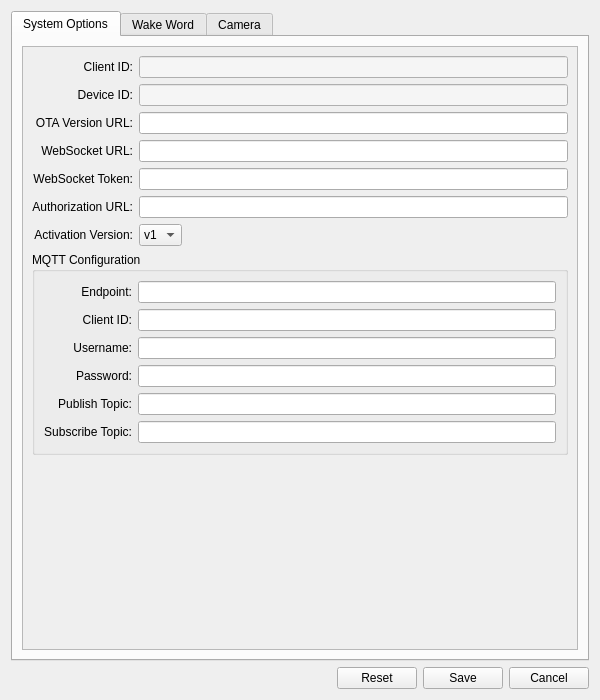
<?xml version="1.0" encoding="UTF-8"?>
<ui version="4.0">
 <class>SettingsWindow</class>
 <widget class="QDialog" name="SettingsWindow">
  <property name="geometry">
   <rect>
    <x>0</x>
    <y>0</y>
    <width>600</width>
    <height>700</height>
   </rect>
  </property>
  <property name="windowTitle">
   <string>Settings</string>
  </property>
  <property name="modal">
   <bool>true</bool>
  </property>
  <layout class="QVBoxLayout" name="verticalLayout">
   <item>
    <widget class="QTabWidget" name="tabWidget">
     <property name="currentIndex">
      <number>0</number>
     </property>
     <widget class="QWidget" name="system_tab">
      <attribute name="title">
       <string>System Options</string>
      </attribute>
      <layout class="QVBoxLayout" name="system_layout">
       <item>
        <widget class="QScrollArea" name="system_scroll">
         <property name="widgetResizable">
          <bool>true</bool>
         </property>
         <widget class="QWidget" name="system_content">
          <property name="geometry">
           <rect>
            <x>0</x>
            <y>0</y>
            <width>574</width>
            <height>474</height>
           </rect>
          </property>
          <layout class="QFormLayout" name="system_form">
           <property name="labelAlignment">
            <set>Qt::AlignRight|Qt::AlignVCenter</set>
           </property>
           <property name="fieldGrowthPolicy">
            <enum>QFormLayout::ExpandingFieldsGrow</enum>
           </property>
           <item row="0" column="0">
            <widget class="QLabel" name="client_id_label">
             <property name="text">
              <string>Client ID:</string>
             </property>
             <property name="alignment">
              <set>Qt::AlignRight|Qt::AlignVCenter</set>
             </property>
            </widget>
           </item>
           <item row="0" column="1">
            <widget class="QLineEdit" name="client_id_edit">
             <property name="readOnly">
              <bool>true</bool>
             </property>
             <property name="styleSheet">
              <string>background-color: #f5f5f5;</string>
             </property>
            </widget>
           </item>
           <item row="1" column="0">
            <widget class="QLabel" name="device_id_label">
             <property name="text">
              <string>Device ID:</string>
             </property>
             <property name="alignment">
              <set>Qt::AlignRight|Qt::AlignVCenter</set>
             </property>
            </widget>
           </item>
           <item row="1" column="1">
            <widget class="QLineEdit" name="device_id_edit">
             <property name="readOnly">
              <bool>true</bool>
             </property>
             <property name="styleSheet">
              <string>background-color: #f5f5f5;</string>
             </property>
            </widget>
           </item>
           <item row="2" column="0">
            <widget class="QLabel" name="ota_url_label">
             <property name="text">
              <string>OTA Version URL:</string>
             </property>
             <property name="alignment">
              <set>Qt::AlignRight|Qt::AlignVCenter</set>
             </property>
            </widget>
           </item>
           <item row="2" column="1">
            <widget class="QLineEdit" name="ota_url_edit"/>
           </item>
           <item row="3" column="0">
            <widget class="QLabel" name="websocket_url_label">
             <property name="text">
              <string>WebSocket URL:</string>
             </property>
             <property name="alignment">
              <set>Qt::AlignRight|Qt::AlignVCenter</set>
             </property>
            </widget>
           </item>
           <item row="3" column="1">
            <widget class="QLineEdit" name="websocket_url_edit"/>
           </item>
           <item row="4" column="0">
            <widget class="QLabel" name="websocket_token_label">
             <property name="text">
              <string>WebSocket Token:</string>
             </property>
             <property name="alignment">
              <set>Qt::AlignRight|Qt::AlignVCenter</set>
             </property>
            </widget>
           </item>
           <item row="4" column="1">
            <widget class="QLineEdit" name="websocket_token_edit"/>
           </item>
           <item row="5" column="0">
            <widget class="QLabel" name="authorization_url_label">
             <property name="text">
              <string>Authorization URL:</string>
             </property>
             <property name="alignment">
              <set>Qt::AlignRight|Qt::AlignVCenter</set>
             </property>
            </widget>
           </item>
           <item row="5" column="1">
            <widget class="QLineEdit" name="authorization_url_edit"/>
           </item>
           <item row="6" column="0">
            <widget class="QLabel" name="activation_version_label">
             <property name="text">
              <string>Activation Version:</string>
             </property>
             <property name="alignment">
              <set>Qt::AlignRight|Qt::AlignVCenter</set>
             </property>
            </widget>
           </item>
           <item row="6" column="1">
            <widget class="QComboBox" name="activation_version_combo">
             <item>
              <property name="text">
               <string>v1</string>
              </property>
             </item>
             <item>
              <property name="text">
               <string>v2</string>
              </property>
             </item>
            </widget>
           </item>
           <item row="7" column="0" colspan="2">
            <widget class="QGroupBox" name="mqtt_group">
             <property name="title">
              <string>MQTT Configuration</string>
             </property>
             <layout class="QFormLayout" name="mqtt_form">
              <property name="labelAlignment">
               <set>Qt::AlignRight|Qt::AlignVCenter</set>
              </property>
              <property name="fieldGrowthPolicy">
               <enum>QFormLayout::ExpandingFieldsGrow</enum>
              </property>
              <item row="0" column="0">
               <widget class="QLabel" name="mqtt_endpoint_label">
                <property name="text">
                 <string>Endpoint:</string>
                </property>
                <property name="alignment">
                 <set>Qt::AlignRight|Qt::AlignVCenter</set>
                </property>
               </widget>
              </item>
              <item row="0" column="1">
               <widget class="QLineEdit" name="mqtt_endpoint_edit"/>
              </item>
              <item row="1" column="0">
               <widget class="QLabel" name="mqtt_client_id_label">
                <property name="text">
                 <string>Client ID:</string>
                </property>
                <property name="alignment">
                 <set>Qt::AlignRight|Qt::AlignVCenter</set>
                </property>
               </widget>
              </item>
              <item row="1" column="1">
               <widget class="QLineEdit" name="mqtt_client_id_edit"/>
              </item>
              <item row="2" column="0">
               <widget class="QLabel" name="mqtt_username_label">
                <property name="text">
                 <string>Username:</string>
                </property>
                <property name="alignment">
                 <set>Qt::AlignRight|Qt::AlignVCenter</set>
                </property>
               </widget>
              </item>
              <item row="2" column="1">
               <widget class="QLineEdit" name="mqtt_username_edit"/>
              </item>
              <item row="3" column="0">
               <widget class="QLabel" name="mqtt_password_label">
                <property name="text">
                 <string>Password:</string>
                </property>
                <property name="alignment">
                 <set>Qt::AlignRight|Qt::AlignVCenter</set>
                </property>
               </widget>
              </item>
              <item row="3" column="1">
               <widget class="QLineEdit" name="mqtt_password_edit">
                <property name="echoMode">
                 <enum>QLineEdit::Password</enum>
                </property>
               </widget>
              </item>
              <item row="4" column="0">
               <widget class="QLabel" name="mqtt_publish_topic_label">
                <property name="text">
                 <string>Publish Topic:</string>
                </property>
                <property name="alignment">
                 <set>Qt::AlignRight|Qt::AlignVCenter</set>
                </property>
               </widget>
              </item>
              <item row="4" column="1">
               <widget class="QLineEdit" name="mqtt_publish_topic_edit"/>
              </item>
              <item row="5" column="0">
               <widget class="QLabel" name="mqtt_subscribe_topic_label">
                <property name="text">
                 <string>Subscribe Topic:</string>
                </property>
                <property name="alignment">
                 <set>Qt::AlignRight|Qt::AlignVCenter</set>
                </property>
               </widget>
              </item>
              <item row="5" column="1">
               <widget class="QLineEdit" name="mqtt_subscribe_topic_edit"/>
              </item>
             </layout>
            </widget>
           </item>
          </layout>
         </widget>
        </widget>
       </item>
      </layout>
     </widget>
     <widget class="QWidget" name="wake_word_tab">
      <attribute name="title">
       <string>Wake Word</string>
      </attribute>
      <layout class="QVBoxLayout" name="wake_word_layout">
       <item>
        <widget class="QScrollArea" name="wake_word_scroll">
         <property name="widgetResizable">
          <bool>true</bool>
         </property>
         <widget class="QWidget" name="wake_word_content">
          <property name="geometry">
           <rect>
            <x>0</x>
            <y>0</y>
            <width>574</width>
            <height>262</height>
           </rect>
          </property>
          <layout class="QFormLayout" name="wake_word_form">
           <property name="labelAlignment">
            <set>Qt::AlignRight|Qt::AlignVCenter</set>
           </property>
           <property name="fieldGrowthPolicy">
            <enum>QFormLayout::ExpandingFieldsGrow</enum>
           </property>
           <item row="0" column="0">
            <widget class="QLabel" name="use_wake_word_label">
             <property name="text">
              <string>Enable Wake Word:</string>
             </property>
             <property name="alignment">
              <set>Qt::AlignRight|Qt::AlignVCenter</set>
             </property>
            </widget>
           </item>
           <item row="0" column="1">
            <widget class="QCheckBox" name="use_wake_word_check"/>
           </item>
           <item row="1" column="0">
            <widget class="QLabel" name="model_path_label">
             <property name="text">
              <string>Model Path:</string>
             </property>
             <property name="alignment">
              <set>Qt::AlignRight|Qt::AlignVCenter</set>
             </property>
            </widget>
           </item>
           <item row="1" column="1">
            <layout class="QHBoxLayout" name="model_path_layout">
             <item>
              <widget class="QLineEdit" name="model_path_edit"/>
             </item>
             <item>
              <widget class="QPushButton" name="model_path_btn">
               <property name="text">
                <string>Browse</string>
               </property>
              </widget>
             </item>
            </layout>
           </item>
           <item row="2" column="0">
            <widget class="QLabel" name="wake_words_label">
             <property name="text">
              <string>Wake Word List:</string>
             </property>
             <property name="alignment">
              <set>Qt::AlignRight|Qt::AlignTop</set>
             </property>
            </widget>
           </item>
           <item row="2" column="1">
            <layout class="QVBoxLayout" name="wake_words_layout">
             <item>
              <widget class="QTextEdit" name="wake_words_edit">
               <property name="maximumSize">
                <size>
                 <width>16777215</width>
                 <height>100</height>
                </size>
               </property>
               <property name="placeholderText">
                <string>One wake word per line</string>
               </property>
              </widget>
             </item>
             <item>
              <widget class="QLabel" name="wake_words_hint">
               <property name="text">
                <string>Hint: Enter one wake word per line, such as "Xiaozhi", "Xiaomei"</string>
               </property>
               <property name="styleSheet">
                <string>color: #666; font-size: 11px;</string>
               </property>
              </widget>
             </item>
            </layout>
           </item>
          </layout>
         </widget>
        </widget>
       </item>
      </layout>
     </widget>
     <widget class="QWidget" name="camera_tab">
      <attribute name="title">
       <string>Camera</string>
      </attribute>
      <layout class="QVBoxLayout" name="camera_layout">
       <item>
        <widget class="QScrollArea" name="camera_scroll">
         <property name="widgetResizable">
          <bool>true</bool>
         </property>
         <widget class="QWidget" name="camera_content">
          <property name="geometry">
           <rect>
            <x>0</x>
            <y>0</y>
            <width>574</width>
            <height>345</height>
           </rect>
          </property>
          <layout class="QFormLayout" name="camera_form">
           <property name="labelAlignment">
            <set>Qt::AlignRight|Qt::AlignVCenter</set>
           </property>
           <property name="fieldGrowthPolicy">
            <enum>QFormLayout::ExpandingFieldsGrow</enum>
           </property>
           <item row="0" column="0">
            <widget class="QLabel" name="camera_index_label">
             <property name="text">
              <string>Camera Index:</string>
             </property>
             <property name="alignment">
              <set>Qt::AlignRight|Qt::AlignVCenter</set>
             </property>
            </widget>
           </item>
           <item row="0" column="1">
            <widget class="QSpinBox" name="camera_index_spin">
             <property name="minimum">
              <number>0</number>
             </property>
             <property name="maximum">
              <number>10</number>
             </property>
            </widget>
           </item>
           <item row="1" column="0">
            <widget class="QLabel" name="frame_width_label">
             <property name="text">
              <string>Frame Width:</string>
             </property>
             <property name="alignment">
              <set>Qt::AlignRight|Qt::AlignVCenter</set>
             </property>
            </widget>
           </item>
           <item row="1" column="1">
            <widget class="QSpinBox" name="frame_width_spin">
             <property name="minimum">
              <number>320</number>
             </property>
             <property name="maximum">
              <number>1920</number>
             </property>
             <property name="singleStep">
              <number>10</number>
             </property>
             <property name="value">
              <number>640</number>
             </property>
            </widget>
           </item>
           <item row="2" column="0">
            <widget class="QLabel" name="frame_height_label">
             <property name="text">
              <string>Frame Height:</string>
             </property>
             <property name="alignment">
              <set>Qt::AlignRight|Qt::AlignVCenter</set>
             </property>
            </widget>
           </item>
           <item row="2" column="1">
            <widget class="QSpinBox" name="frame_height_spin">
             <property name="minimum">
              <number>240</number>
             </property>
             <property name="maximum">
              <number>1080</number>
             </property>
             <property name="singleStep">
              <number>10</number>
             </property>
             <property name="value">
              <number>480</number>
             </property>
            </widget>
           </item>
           <item row="3" column="0">
            <widget class="QLabel" name="fps_label">
             <property name="text">
              <string>FPS:</string>
             </property>
             <property name="alignment">
              <set>Qt::AlignRight|Qt::AlignVCenter</set>
             </property>
            </widget>
           </item>
           <item row="3" column="1">
            <widget class="QSpinBox" name="fps_spin">
             <property name="minimum">
              <number>1</number>
             </property>
             <property name="maximum">
              <number>60</number>
             </property>
             <property name="value">
              <number>30</number>
             </property>
            </widget>
           </item>
           <item row="4" column="0">
            <widget class="QLabel" name="local_vl_url_label">
             <property name="text">
              <string>Local VL URL:</string>
             </property>
             <property name="alignment">
              <set>Qt::AlignRight|Qt::AlignVCenter</set>
             </property>
            </widget>
           </item>
           <item row="4" column="1">
            <widget class="QLineEdit" name="local_vl_url_edit"/>
           </item>
           <item row="5" column="0">
            <widget class="QLabel" name="vl_api_key_label">
             <property name="text">
              <string>VL API Key:</string>
             </property>
             <property name="alignment">
              <set>Qt::AlignRight|Qt::AlignVCenter</set>
             </property>
            </widget>
           </item>
           <item row="5" column="1">
            <widget class="QLineEdit" name="vl_api_key_edit">
             <property name="echoMode">
              <enum>QLineEdit::Password</enum>
             </property>
            </widget>
           </item>
           <item row="6" column="0">
            <widget class="QLabel" name="models_label">
             <property name="text">
              <string>Models:</string>
             </property>
             <property name="alignment">
              <set>Qt::AlignRight|Qt::AlignVCenter</set>
             </property>
            </widget>
           </item>
           <item row="6" column="1">
            <widget class="QLineEdit" name="models_edit"/>
           </item>
          </layout>
         </widget>
        </widget>
       </item>
      </layout>
     </widget>
    </widget>
   </item>
   <item>
    <layout class="QHBoxLayout" name="button_layout">
     <item>
      <spacer name="button_spacer">
       <property name="orientation">
        <enum>Qt::Horizontal</enum>
       </property>
       <property name="sizeHint" stdset="0">
        <size>
         <width>40</width>
         <height>20</height>
        </size>
       </property>
      </spacer>
     </item>
     <item>
      <widget class="QPushButton" name="reset_btn">
       <property name="text">
        <string>Reset</string>
       </property>
      </widget>
     </item>
     <item>
      <widget class="QPushButton" name="save_btn">
       <property name="text">
        <string>Save</string>
       </property>
      </widget>
     </item>
     <item>
      <widget class="QPushButton" name="cancel_btn">
       <property name="text">
        <string>Cancel</string>
       </property>
      </widget>
     </item>
    </layout>
   </item>
  </layout>
 </widget>
 <resources/>
 <connections/>
</ui>
